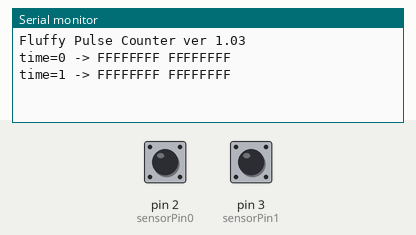
Recording of a sketch running on a simulated Arduino Uno, built with avr-gcc and run on an emulated ATmega328P. Parts: the last lines printed to the serial monitor. The test bench sets the inputs (shaded band); at power-on: pin 2 (sensorPin0) HIGH, pin 3 (sensorPin1) HIGH.

Above: at 1.3 s.
1.4 s: pin 2 (sensorPin0) pulsed LOW 2 times (0.12 s each, 0.3 s apart)
At 2.9 s:
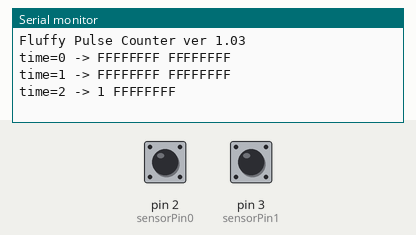
4.7 s: pin 3 (sensorPin1) pulsed LOW 2 times (0.12 s each, 0.3 s apart)
At 6.0 s:
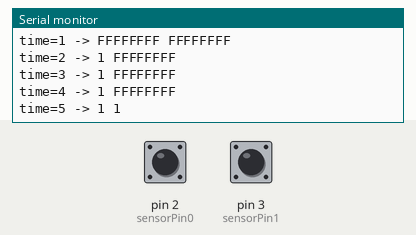
Timing chart, 0 to 7.7 s (numbered marks = the images above; inputs shaded):
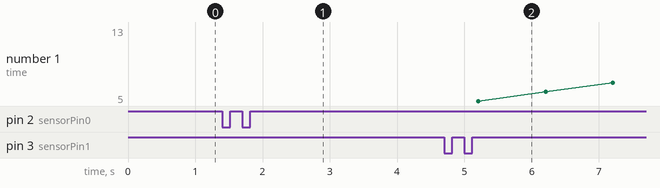

Measured:
- after the input at 1.4 s, the serial monitor: prints a new line after 0.80 s (image 1)
- after the input at 4.7 s, the serial monitor: prints a new line after 0.51 s (image 2)

The sketch:

i2cWaterPulseCounter.ino
```cpp
#include <EEPROM.h>
#include <Wire.h>

const char* version = "Fluffy Pulse Counter ver 1.03";

// arduino eeprom rted at 100k write cycles
const unsigned long minEepromTime = 3600000ul; // (1hour) min time bewteen eeprom write in ms

const int sensorPin0 = 2;   // water meter input used for interupt zero
const int sensorPin1 = 3;   // water meter input used for interupt one

const unsigned char i2cAddr = 0x42;
unsigned char readReg = 0; // register to use for next read

const unsigned long bounceTime[2] = {
  2, 2
}; // de bounce time for sensor in ms


const int numReg = 2;
unsigned long regVal[numReg];

volatile unsigned long count[2];     // counter
volatile unsigned long prevTime[2]; // time counter was last sent

unsigned long prevEepromCount[2]; // last value in EEPROM
unsigned long prevEepromTime[2];  // time of last write to EEPROM

void checkUpdateEeprom(int ch)
{
  unsigned long now = millis();

  if ( now > prevEepromTime[ch] + minEepromTime )
  {
    if ( (regVal[ch] != prevEepromCount[ch])  )
    {
      unsigned long c = regVal[ch];

      storeEEPROM( c, ch);
      prevEepromCount[ch] = c;
      prevEepromTime[ch] = now;
    }
  }
}


void storeEEPROM( unsigned long count , int ch )
{
  Serial.println( "Write to EEPROM" );

  EEPROM.write( 0 + ch * 4, (byte)count );
  count = count >> 8;
  EEPROM.write( 1 + ch * 4, (byte)count );
  count = count >> 8;
  EEPROM.write( 2 + ch * 4, (byte)count );
  count = count >> 8;
  EEPROM.write( 3 + ch * 4, (byte)count );
}


unsigned long loadEEPROM(int ch)
{
  unsigned long count = 0;
  count = count + EEPROM.read( 3 + ch * 4);
  count = count << 8;
  count = count + EEPROM.read( 2 + ch * 4);
  count = count << 8;
  count = count + EEPROM.read( 1 + ch * 4);
  count = count << 8;
  count = count + EEPROM.read( 0 + ch * 4);

  return count;
}


void setup()
{
  Serial.begin(115200);
  delay(100);
  Serial.println();
  Serial.println( version );

#if 0
  // initialze values in EEPROM
  count[0] = 1; storeEEPROM( count[0], 0 );
  count[1] = 1; storeEEPROM( count[1], 1 );
#endif

  count[0] = loadEEPROM(0);
  count[1] = loadEEPROM(1);

  unsigned long now = millis();
  prevTime[0] = now;
  prevTime[1] = now;

  regVal[0] = count[0];
  regVal[1] = count[1];

  prevEepromCount[0] = count[0];
  prevEepromCount[1] = count[1];

  prevEepromTime[0] = now;
  prevEepromTime[1] = now;

  Wire.begin(i2cAddr);
  Wire.onRequest(i2cBusRead);
  Wire.onReceive(i2cBusRecv);

  pinMode(sensorPin0, INPUT_PULLUP);
  pinMode(sensorPin1, INPUT_PULLUP);

  attachInterrupt(0, sensorInt0 , RISING);
  attachInterrupt(1, sensorInt1 , RISING);
}


void sensorInt(int ch)
{
  unsigned long now = millis();
  if ( now > prevTime[ch] + bounceTime[ch] )
  {
    count[ch]++;
    prevTime[ch] = now;
  }

  if ( prevTime[ch] > now )
  {
    prevTime[ch] = now;
  }
}


void sensorInt0()
{
  sensorInt( 0 );
}


void sensorInt1()
{
  sensorInt( 1 );
}


void loop()
{
  // evrery 100 ms copy current count to register for i2C read
  delay(90);
  noInterrupts() ;
  regVal[0] = count[0];
  interrupts() ;

  delay(10);
  noInterrupts();
  regVal[1] = count[1];
  interrupts();

  checkUpdateEeprom( 0 );
  checkUpdateEeprom( 1 );

#if 1
  static int loopCount = 0;
  if ( (loopCount++ % 10) == 0 ) {
    Serial.print( "time=" ); Serial.print( millis() / 1000 ) ; Serial.print( " -> " );
    Serial.print( regVal[0] , HEX ); Serial.print(' ');  Serial.println( regVal[1] , HEX );
  }
#endif
}


void i2cBusRecv(int num)
{
  readReg = Wire.read();
  if ( readReg  >= numReg) {
    readReg = 0;
  }
}


void i2cBusRead()
{
  unsigned long data = regVal[readReg];
  byte checkSum = 0x42;
  checkSum ^= data;
  checkSum ^= data>>8;
  checkSum ^= data>>16;
  checkSum ^= data>>24;
  Wire.write( (char*)(&data), sizeof( data ) );
  Wire.write( checkSum );
}
```
